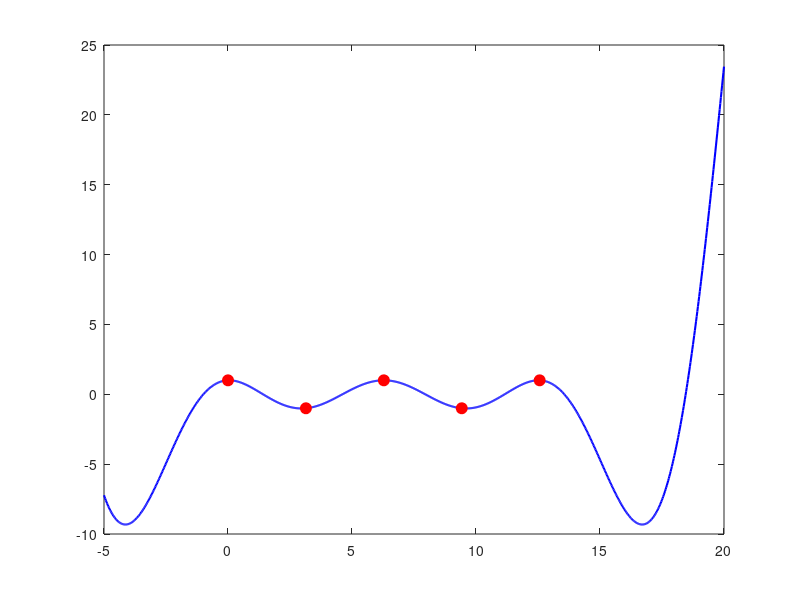

MATLAB code for this plot: (Note: this script raises an error after producing the figure.)
clc;
clear;

% MATLAB Code to generate a superoscillating signal
% Target: 2 periods of a cosine with frequency omega_0 = 1
% Using 5 frequencies equally spaced up to 0.7

% 1. Define the frequencies
N = 5;
omega_max = 0.7;
% Create 5 equally spaced frequencies from 0.14 to 0.70
angular_freqs_SO = linspace(omega_max/N, omega_max, N); 

% 2. Define the target constraint points
% Two periods of a cosine with omega_0 = 1 span from t = 0 to 4*pi.
% We select 5 points corresponding to the peaks and troughs:
omega_0 = 1;
t_j = (0:N-1) * (pi / omega_0); % Results in [0, pi, 2*pi, 3*pi, 4*pi]

% Target values at these points to mimic cos(omega_0 * t)
s_j = cos(omega_0 * t_j); % Results in [1, -1, 1, -1, 1]

% 3. Set up the linear system of equations: A * c = s_j
% The matrix A is constructed using A_jn = exp(i * omega_n * t_j)
A = exp(1i * t_j' * angular_freqs_SO);

% Solve the linear system for the complex coefficients c_n
amps_SO = A \ s_j';

% 4. Reconstruct the superoscillating signal over a continuous time range
% We calculate it over a wider window to see the behavior outside the SO region
t_continuous = linspace(-5, 20, 1000);
s_t = zeros(size(t_continuous));

% Reconstruct the signal: s(t) = Re( sum( c_n * exp(i * omega_n * t) ) )
for n = 1:N
    s_t = s_t + real(amps_SO(n) * exp(1i * angular_freqs_SO(n) * t_continuous));
end

% 5. Plot the results
figure;
plot(t_continuous, s_t, 'b-', 'LineWidth', 1.5);
hold on;

% Plot the target constraint points
plot(t_j, s_j, 'ro', 'MarkerSize', 8, 'MarkerFaceColor', 'r');

% Highlight the boundaries of the superoscillating region [0, 4*pi]
xline(0, 'k--', 'LineWidth', 1.5);
xline(4*pi, 'k--', 'LineWidth', 1.5);

title('Superoscillating Signal');
xlabel('Time');
ylabel('Amplitude');
legend('Superoscillating Signal s(t)', 'Constraint Points', 'Super Region Boundaries', 'Location', 'best');
grid on;

% Display the calculated coefficients in the command window
disp('The calculated complex coefficients c_n are:');
disp(amps_SO);


amps_SO = amps_SO(:).';
angular_freqs_SO = angular_freqs_SO(:)';
%save('SO_signal_data.mat', 'amps_SO', 'angular_freqs_SO');
%load('SO_signal_data.mat', 'amps_SO', 'angular_freqs_SO');
